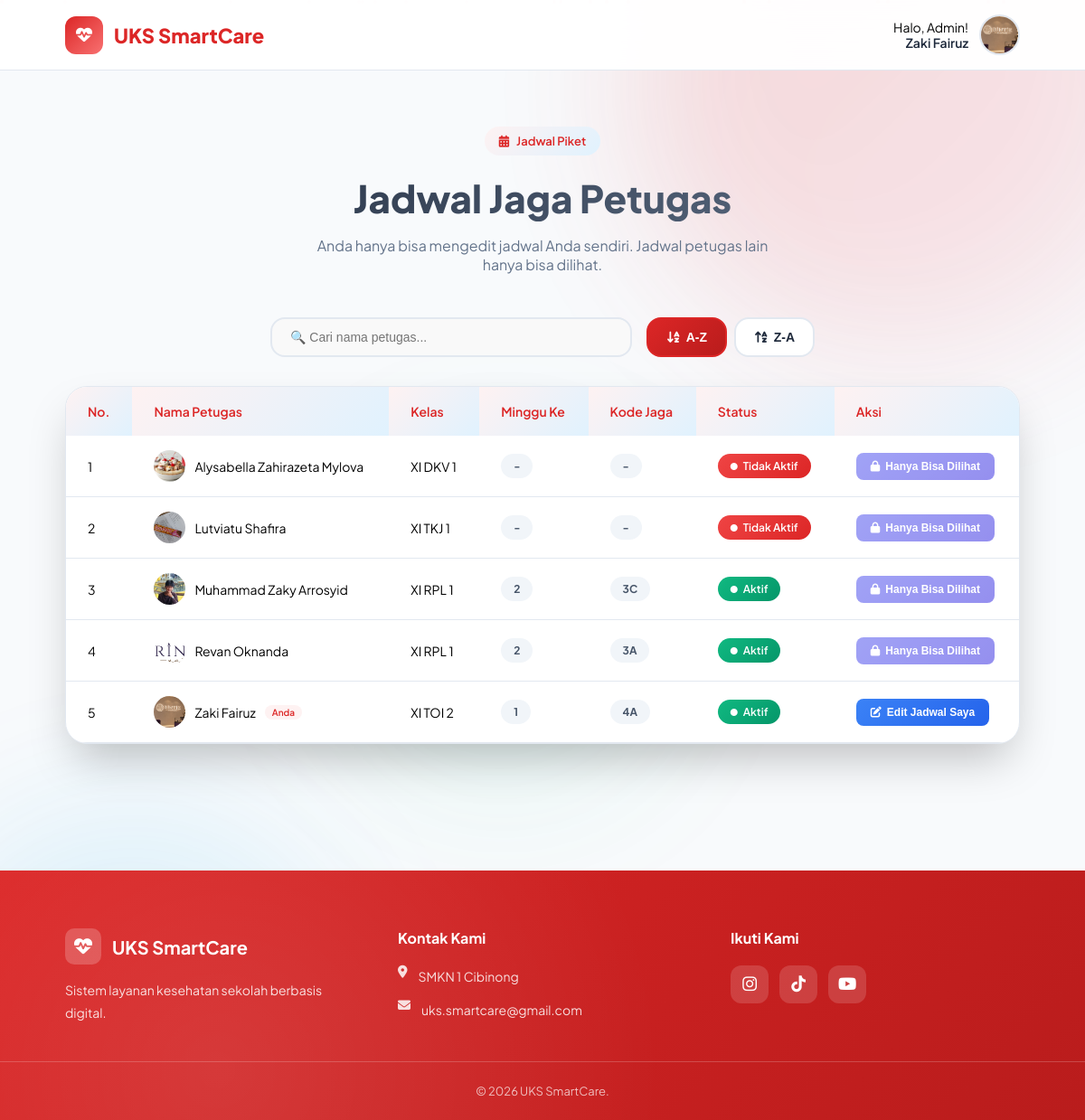
The app's page /Admin/jadwal.php (signed in) with its own data.
### tables this page shows
CREATE TABLE `jadwal` (
  `id_jadwal` int NOT NULL,
  `id_admin` int DEFAULT NULL,
  `minggu_ke` varchar(10) DEFAULT NULL,
  `kode_jaga` varchar(5) DEFAULT NULL
);

### Admin/jadwal.php (the view, shortened to what this page needs)
<?php
include '../koneksi.php';
$id_admin_sekarang = $_SESSION['id_admin'];
$query_self = mysqli_query($conn, "SELECT a.*, j.minggu_ke, j.kode_jaga
                                   FROM admin a
                                   LEFT JOIN jadwal j ON a.id_admin = j.id_admin
                                   WHERE a.id_admin = '$id_admin_sekarang'");
$admin = mysqli_fetch_assoc($query_self);
$search = isset($_GET['search']) ? mysqli_real_escape_string($conn, $_GET['search']) : '';
$sort = isset($_GET['sort']) ? $_GET['sort'] : 'nama_lengkap';
$order = isset($_GET['order']) ? $_GET['order'] : 'ASC';
$sort_query = "ORDER BY a.$sort $order";
if(!empty($search)) {
    $query_semua = mysqli_query($conn, "SELECT a.id_admin, a.nama_lengkap, a.kelas, a.foto,
                                               j.minggu_ke, j.kode_jaga
                                        FROM admin a
                                        LEFT JOIN jadwal j ON a.id_admin = j.id_admin
                                        WHERE a.nama_lengkap LIKE '%$search%'
                                        $sort_query");
} else {
    $query_semua = mysqli_query($conn, "SELECT a.id_admin, a.nama_lengkap, a.kelas, a.foto,
                                               j.minggu_ke, j.kode_jaga
                                        FROM admin a
                                        LEFT JOIN jadwal j ON a.id_admin = j.id_admin
                                        $sort_query");
}
?>
<!DOCTYPE html>
<html lang="id">
<head>
    <link rel="stylesheet" href="https://cdnjs.cloudflare.com/ajax/libs/font-awesome/6.5.2/css/all.min.css" />
</head>
<body>
    <div class="bg-container">
        <div class="gradient-orb orb-1"></div>
        <div class="gradient-orb orb-2"></div>
        <div class="particles" id="particles"></div>
    </div>
    <header id="header">
        <div class="navbar">
            <a href="halamanadmin.php" class="logo">
                <div class="logo-icon"><i class="fa-solid fa-heart-pulse"></i></div>
                UKS SmartCare
            </a>
            <div class="profile-container" id="profileContainer">
                <div class="welcome-text">Halo, Admin!<br><strong><?= htmlspecialchars($admin['nama_lengkap'] ?? '') ?></strong></div>
                <div class="profile-icon">
                    <img src="../assets/img/<?= htmlspecialchars($admin['foto'] ?? 'default.png') ?>" alt="Profile">
                </div>
            </div>
        </div>
    </header>
    <main class="main-section">
        <div class="section-header">
            <div class="badge">
                <i class="fa-solid fa-calendar-alt"></i> Jadwal Piket
            </div>
            <h1 class="section-title">Jadwal Jaga Petugas</h1>
            <p class="section-sub">Anda hanya bisa mengedit jadwal Anda sendiri. Jadwal petugas lain hanya bisa dilihat.</p>
        </div>
        <div class="search-sort-container">
            <input type="text" class="search-input" placeholder="🔍 Cari nama petugas..."
                   value="<?= htmlspecialchars($_GET['search'] ?? '') ?>"
                   onkeyup="searchJadwal(this.value)">
            <div class="sort-buttons">
                <button class="sort-btn <?= ($sort == 'nama_lengkap' && $order == 'ASC') ? 'active' : '' ?>"
                        onclick="sortJadwal('nama_lengkap', 'ASC')">
                    <i class="fas fa-sort-alpha-down"></i> A-Z
                </button>
                <button class="sort-btn <?= ($sort == 'nama_lengkap' && $order == 'DESC') ? 'active' : '' ?>"
                        onclick="sortJadwal('nama_lengkap', 'DESC')">
                    <i class="fas fa-sort-alpha-up"></i> Z-A
                </button>
            </div>
        </div>
        <div class="table-container">
            <table>
                <thead>
                    <tr>
                        <th>No.</th>
                        <th>Nama Petugas</th>
                        <th>Kelas</th>
                        <th>Minggu Ke</th>
                        <th>Kode Jaga</th>
                        <th>Status</th>
                        <th>Aksi</th>
                    </tr>
                </thead>
                <tbody>
                    <?php
                    $no = 1;
                    if(mysqli_num_rows($query_semua) > 0) {
                        mysqli_data_seek($query_semua, 0);
                        while($row = mysqli_fetch_assoc($query_semua)):
                            $status_class = (!empty($row['minggu_ke'])) ? 'status-available' : 'status-unavailable';
                            $status_text = (!empty($row['minggu_ke'])) ? 'Aktif' : 'Tidak Aktif';
                            $is_self = ($row['id_admin'] == $id_admin_sekarang);
                    ?>
                    <tr>
                        <td><?= $no++ ?></td>
                        <td>
                            <div style="display:flex; align-items:center; gap:10px;">
                                <img src="../assets/img/<?= htmlspecialchars($row['foto'] ?? 'default.png') ?>" style="width:35px; height:35px; border-radius:50%; object-fit:cover;">
                                <span><?= htmlspecialchars($row['nama_lengkap'] ?? '') ?></span>
                                <?php if($is_self): ?>
                                    <span style="background:var(--primary-light); color:var(--primary); padding:2px 8px; border-radius:12px; font-size:10px; font-weight:600;">Anda</span>
                                <?php endif; ?>
                            </div>
                        </td>
                        <td><?= htmlspecialchars($row['kelas'] ?? '') ?></td>
                        <td><span class="kode-badge"><?= htmlspecialchars($row['minggu_ke'] ?? '') ?: '-' ?></span></td>
                        <td><span class="kode-badge"><?= htmlspecialchars($row['kode_jaga'] ?? '') ?: '-' ?></span></td>
                        <td>
                            <span class="status-badge <?= $status_class ?>">
                                <i class="fas fa-circle" style="font-size: 8px;"></i>
                                <?= $status_text ?>
                            </span>
                        </td>
                        <td>
                            <?php if($is_self): ?>
                                <button class="table-action-btn btn-edit" onclick="openModal()">
                                    <i class="fas fa-edit"></i> Edit Jadwal Saya
                                </button>
                            <?php else: ?>
                                <button class="table-action-btn btn-view" disabled style="cursor:not-allowed; opacity:0.6;">
                                    <i class="fas fa-lock"></i> Hanya Bisa Dilihat
                                </button>
                            <?php endif; ?>
                        </td>
                    </tr>
                    <?php
                        endwhile;
                    } ?>
                </tbody>
            </table>
        </div>
    </main>
    <footer>
        <div class="footer-pattern"></div>
        <div class="footer-wrap">
            <div>
                <div class="footer-brand">
                    <div class="footer-brand-icon"><i class="fa-solid fa-heart-pulse"></i></div>
                    UKS SmartCare
                </div>
                <p>Sistem layanan kesehatan sekolah berbasis digital.</p>
            </div>
            <div class="footer-contact">
                <h4>Kontak Kami</h4>
                <p><i class="fa-solid fa-location-dot"></i> SMKN 1 Cibinong</p>
                <p><i class="fa-solid fa-envelope"></i> uks.smartcare@gmail.com</p>
            </div>
            <div>
                <h4>Ikuti Kami</h4>
                <div class="social-links">
                    <a href="#"><i class="fab fa-instagram"></i></a>
                    <a href="#"><i class="fab fa-tiktok"></i></a>
                    <a href="#"><i class="fab fa-youtube"></i></a>
                </div>
            </div>
        </div>
        <div class="footer-bottom">
            &copy; 2026 UKS SmartCare.
        </div>
    </footer>
</body>
</html>

### records on screen
jadwal: id_admin.nama_lengkap "Zaki Fairuz", id_admin.foto (picture), shows "Anda", id_admin.kelas "XI TOI 2", minggu_ke "1", kode_jaga "4A", minggu_ke "Aktif", shows "Edit Jadwal Saya"
jadwal: id_admin.foto (picture), id_admin.nama_lengkap "Muhammad Zaky Arrosyid", id_admin.kelas "XI RPL 1", minggu_ke "2", kode_jaga "3C", minggu_ke "Aktif", shows "Hanya Bisa Dilihat"
jadwal: id_admin.foto (picture), id_admin.nama_lengkap "Revan Oknanda", id_admin.kelas "XI RPL 1", minggu_ke "2", kode_jaga "3A", minggu_ke "Aktif", shows "Hanya Bisa Dilihat"

### other values on screen
$row['nama_lengkap'] "Alysabella Zahirazeta Mylova"
$row['kelas'] "XI DKV 1"
htmlspecialchars($row['minggu_ke'] ?? '') ?: '-' "-"
htmlspecialchars($row['kode_jaga'] ?? '') ?: '-' "-"
$status_text "Tidak Aktif"
$row['nama_lengkap'] "Lutviatu Shafira"
$row['kelas'] "XI TKJ 1"
